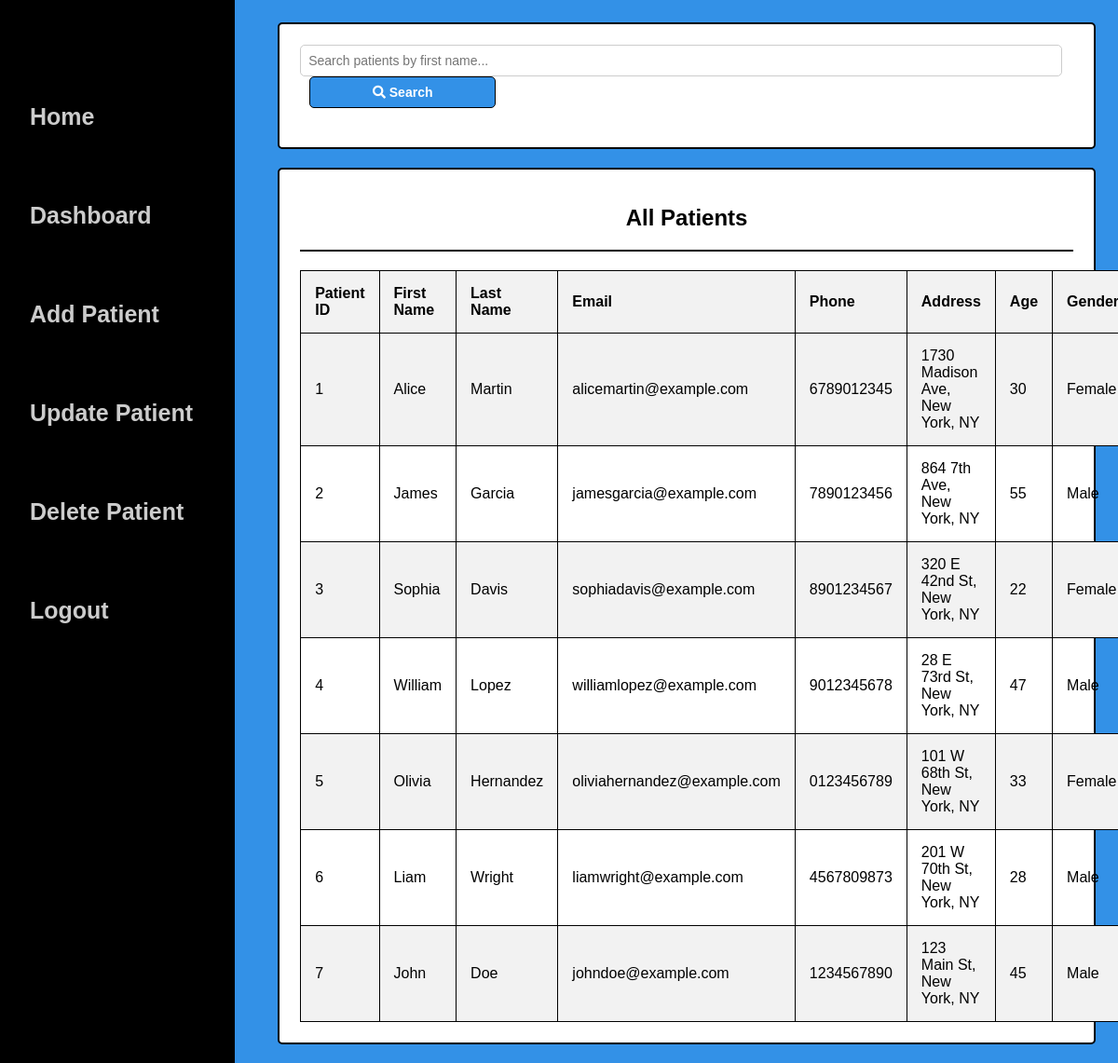
Screenshot of /doctor_patient_view.php with the database file from the repository.
### tables this page shows
CREATE TABLE `patients` (
  `patient_id` int(11) NOT NULL,
  `first_name` varchar(255) NOT NULL,
  `last_name` varchar(255) NOT NULL,
  `email` varchar(255) NOT NULL,
  `phone` varchar(20) NOT NULL,
  `address` text NOT NULL,
  `age` int(11) NOT NULL,
  `gender` enum('Male','Female','Other') NOT NULL,
  `password` varchar(255) NOT NULL
);

### doctor_patient_view.php (the view, shortened to what this page needs)
<?php
require_once 'connection.php';
$sql = "SELECT * FROM patients";
$result = $conn->query($sql);
?>
<!DOCTYPE html>
<html lang="en">
<head>
    <link rel="stylesheet" href="css/all.min.css">
    <link rel="stylesheet" href="https://cdnjs.cloudflare.com/ajax/libs/font-awesome/5.15.1/css/all.min.css" />
    <link rel="stylesheet" href="./css/view.css">
</head>
<body>
<div class="sidenav">
    <p><a href="index.php">Home</a><br/>
    <p><a href="doctor_dashboard.php">Dashboard</a><br/>
    <p><a href="doctor_patient_insert.php">Add Patient</a><br/>
    <p><a href="doctor_patient_update.php">Update Patient</a><br/>
    <p><a href="doctor_patient_delete.php">Delete Patient</a><br/>
    <p><a href="logout.php">Logout</a><br/>
</div>
<div class="main-content">
    <div class="container" style="margin-left: 5%;">
        <div class="search-container">
            <form action="doctor_patient_search.php" method="POST">
                <input type="text" name="search" id="search" placeholder="Search patients by first name..." style="width: 800px;">
                <button type="submit" style="width: 200px;"><i class="fas fa-search"></i> Search</button>
            </form>
        </div>
    </div>
    <div class="container" style="margin-left: 5%;">
        <h1>All Patients</h1>
        <hr>
        <?php
        if ($result->num_rows > 0) {
            echo "<table border='1'>
                    <tr>
                        <th>Patient ID</th>
                        <th>First Name</th>
                        <th>Last Name</th>
                        <th>Email</th>
                        <th>Phone</th>
                        <th>Address</th>
                        <th>Age</th>
                        <th>Gender</th>
                    </tr>";
            while ($row = $result->fetch_assoc()) {
                echo "<tr>
                        <td>" . $row['patient_id'] . "</td>
                        <td>" . $row['first_name'] . "</td>
                        <td>" . $row['last_name'] . "</td>
                        <td>" . $row['email'] . "</td>
                        <td>" . $row['phone'] . "</td>
                        <td>" . $row['address'] . "</td>
                        <td>" . $row['age'] . "</td>
                        <td>" . $row['gender'] . "</td>
                    </tr>";
            }
            echo "</table>";
        } else {
            echo "<tr><td colspan='5'>0 results</td></tr>";
        }
        ?>
    </div>
</div>
</body>
</html>

### css/view.css (style rules this page uses)
body { font-family: Arial, sans-serif; margin: 0; padding: 0; background-color: #3391E7; }
.sidenav { position: fixed; z-index: 1; height: 100%; width: 21%; top: 0; left: 0; background-color: #000; overflow-x: hidden; padding-top: 60px; transition: 0.5s; font-weight: bold; }
.sidenav a { padding: 8px 8px 8px 32px; text-decoration: none; font-size: 25px; color: #CCC; display: block; transition: 0.3s; font-family: Arial, sans-serif; padding-top: 30px; }
.container { background-color: #FFF; padding: 22px; border-radius: 5px; border: 2px solid #000; margin-bottom: 20px; }
.search-container { display: flex; justify-content: center; margin-bottom: 20px; }
.search-container input[type="text"] { padding: 8px; font-size: 14px; border: 1px solid #ccc; border-radius: 5px; width: 70%; }
.search-container button[type="submit"] { padding: 8px; font-size: 14px; font-weight: bold; color: #fff; background-color: #3391E7; border: 1px solid #000; border-radius: 5px; cursor: pointer; width: 20%; margin-left: 10px; }
h1 { color: #000; font-size: 24px; text-align: center; margin-bottom: 20px; }
hr { border: 1px solid #000; margin-bottom: 20px; }
table { width: 100%; border-collapse: collapse; }
table th, table td { padding: 15px; text-align: left; border: 1px solid #000; }
table th { font-weight: bold; background-color: #f2f2f2; }
table tr:nth-child(even) { background-color: #f2f2f2; }
.main-content { margin-left: 21%; margin-top: 2%; margin-right: 2%; }

### doctor_patient_view.php (style rules this page uses)
.sidenav a { padding: 8px 8px 8px 32px; text-decoration: none; font-size: 25px; color: #CCC; display: block; transition: 0.3s; font-family: Arial, sans-serif; padding-top: 35px; }

### rows the page displays
patients: patient_id "1", first_name "Alice", last_name "Martin", email "alicemartin@example.com", phone "6789012345", address "1730 Madison Ave, New York, NY", age "30", gender "Female"
patients: patient_id "2", first_name "James", last_name "Garcia", email "jamesgarcia@example.com", phone "7890123456", address "864 7th Ave, New York, NY", age "55", gender "Male"
patients: patient_id "3", first_name "Sophia", last_name "Davis", email "sophiadavis@example.com", phone "8901234567", address "320 E 42nd St, New York, NY", age "22", gender "Female"
patients: patient_id "4", first_name "William", last_name "Lopez", email "williamlopez@example.com", phone "9012345678", address "28 E 73rd St, New York, NY", age "47", gender "Male"
patients: patient_id "5", first_name "Olivia", last_name "Hernandez", email "oliviahernandez@example.com", phone "0123456789", address "101 W 68th St, New York, NY", age "33", gender "Female"
patients: patient_id "6", first_name "Liam", last_name "Wright", email "liamwright@example.com", phone "4567809873", address "201 W 70th St, New York, NY", age "28", gender "Male"
patients: patient_id "7", first_name "John", last_name "Doe", email "johndoe@example.com", phone "1234567890", address "123 Main St, New York, NY", age "45", gender "Male"
